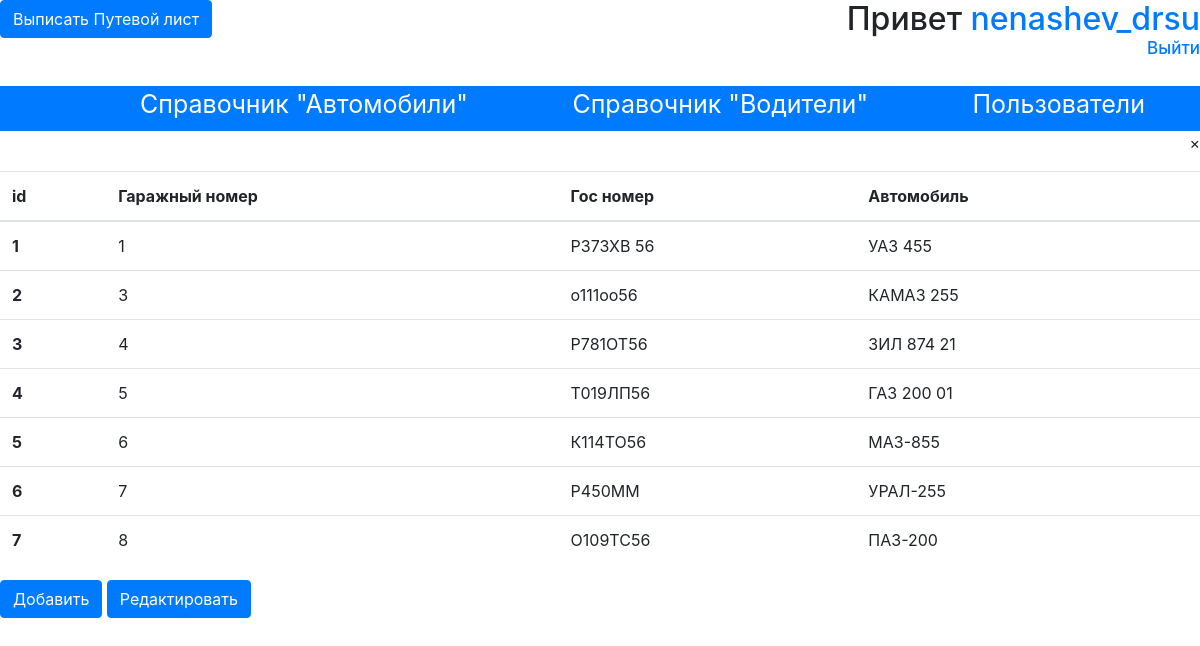
Screenshot of /admin.php (signed in) with the database file from the repository.
### tables this page shows
CREATE TABLE `autos` (
  `id_auto` int(11) NOT NULL,
  `Гаражный номер` varchar(25) NOT NULL,
  `ГосНомер` varchar(25) NOT NULL,
  `Автомобиль` varchar(25) NOT NULL
);

### admin.php (the view, shortened to what this page needs)
<?php require_once('db.php') ?>
<?php
	$data_auto =  mysqli_query($db, "SELECT * FROM autos");
?>
<!DOCTYPE html>
<html lang="en">
<head>
	<link rel="stylesheet" href="style.css">
	<link rel="stylesheet" href="bootstrap/css/bootstrap.css">
</head>
<body>
	<h2 style="float: right;" id="add">Привет <a href="#"><?php echo $_COOKIE['username']; ?></a><br> <a id="exit" href="logout.php">Выйти</a></h2>
    <a href="putevka.php" ><input type="submit" name="use" class="btn btn-primary" value="Выписать Путевой лист"> </a>
	<br> <br> <br>
	<div class="nav-bar">
		<ul>
			<li><a href="#" id="auto">Справочник "Автомобили"</a></li>
			<li><a href="#" id="sprav">Справочник "Водители"</a></li>
			<li><a href="#" id="user">Пользователи</a></li>
			<li><a href="#" id="obj">Объекты</a></li>
		</ul>
	</div>
<div class="autos">
	<p style="float: right; cursor: pointer;" id="close4">&times;</p>
	<table class="table">
		  <thead>
		    <tr>
		      <th scope="col">id</th>
		      <th scope="col">Гаражный номер</th>
		      <th scope="col">Гос номер</th>
		      <th scope="col">Автомобиль</th>
		    </tr>
		  </thead>
		  <tbody>
<?php
while($auto = mysqli_fetch_assoc($data_auto)){
?>
		    <tr>
		      <th scope="row"><?php echo $auto['id_auto'] ?></th>
		      <td><?php echo $auto['Гаражный номер'] ?></td>
		      <td><?php echo $auto['ГосНомер'] ?></td>
		      <td><?php echo $auto['Автомобиль'] ?></td>
		    </tr>
<?php } ?>
		  </tbody>
	</table>
	<button type="button" class="btn btn-primary" data-toggle="modal" data-target="#avtoModal">
 	 Добавить
	</button>
</div>
	<button type="submit" class="btn btn-primary"  data-toggle="modal" data-target="#avtoModal_edit">
 	 Редактировать
	</button>
</body>
</html>

### style.css (style rules this page uses)
#exit { font-size: 17px; float: right; }
.user, .autos, .drivers { display: none; }
.nav-bar ul li { display: inline; }
.nav-bar ul li a { font-size: 25px; margin-left: 100px; color: #fff; text-decoration: none; }
.nav-bar { width: 100%; height: 45px; background: #007bff; }

### rows the page displays
autos: id_auto "1", Гаражный номер "1", ГосНомер "Р373ХВ 56", Автомобиль "УАЗ 455"
autos: id_auto "2", Гаражный номер "3", ГосНомер "о111оо56", Автомобиль "КАМАЗ 255"
autos: id_auto "3", Гаражный номер "4", ГосНомер "Р781ОТ56", Автомобиль "ЗИЛ 874 21"
autos: id_auto "4", Гаражный номер "5", ГосНомер "Т019ЛП56", Автомобиль "ГАЗ 200 01"
autos: id_auto "5", Гаражный номер "6", ГосНомер "К114ТО56", Автомобиль "МАЗ-855"
autos: id_auto "6", Гаражный номер "7", ГосНомер "Р450ММ", Автомобиль "УРАЛ-255"
autos: id_auto "7", Гаражный номер "8", ГосНомер "О109ТС56", Автомобиль "ПАЗ-200"

### other values shown
$_COOKIE['username'] "nenashev_drsu"
